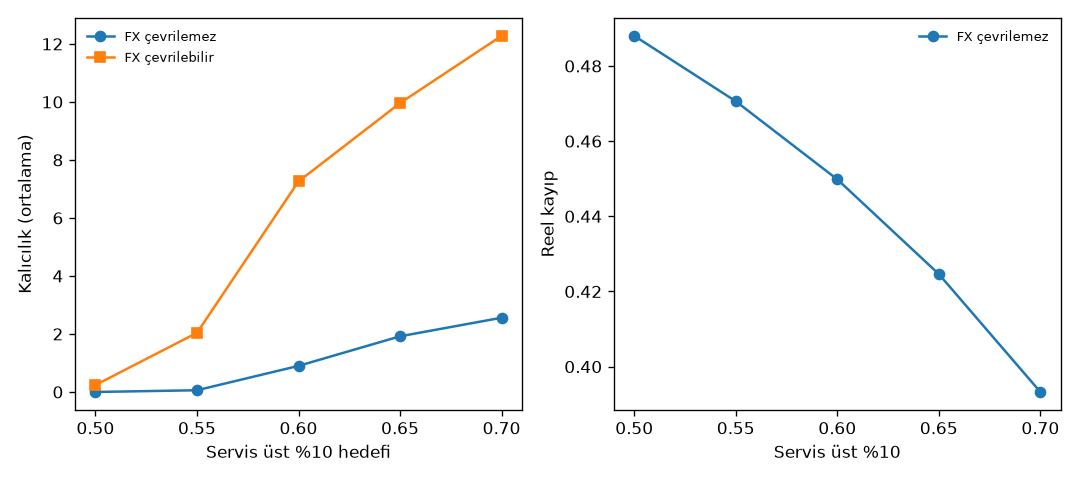

Write the Python code that produced this figure.
"""Tur 15: servis esigi (0.50–0.70) ve servis artisi. Kurallar kosudan once.

MC 50, tohum TOHUM+15000+s. Mev 0.70 sabit; servis ust %10: 0.50/0.55/0.60/0.65/0.70.
Lider servis sifir: mev70+srv70 (Tur 14 tekrari).

Curutme: 0.55–0.65 bandinda kal artmiyorsa sicrama 0.70'e ozgu.
Servis artisi (srv_k-0.10) ile kal Spearman < 0.3 ve p>0.05 ise arti baglayici zayiflar.
"""

from __future__ import annotations

import json
import os
from pathlib import Path

import matplotlib

matplotlib.use("Agg")
import matplotlib.pyplot as plt
import numpy as np
import pandas as pd
from scipy.stats import spearmanr

import odeme_zinciri as oz
from odeme_dagilim import ISARET, N_FIRMA, agirlik, kos, stok_yukle
from odeme_gercek import ESIK_VALF
from odeme_kons7 import ag_kur_v2
from odeme_kons8 import lider_dagit, wilcoxon_paired

KOK = Path(__file__).resolve().parent
N_MC = 8 if os.environ.get("ODEME_SMOKE") else 50
SEED0 = oz.TOHUM + 15000
MEV70 = 0.70
SRV_GRID = (0.50, 0.55, 0.60, 0.65, 0.70)
SRV_BASE = 0.10
PI = 0.0
BAND = (0.55, 0.60, 0.65)
FAZLA_ESIK = 0.05


def agirlik_mev_srv(s: int, mev_k: float, srv_k: float) -> tuple[np.ndarray, np.ndarray, np.ndarray]:
    eq = np.full(N_FIRMA, 1.0 / N_FIRMA)
    mev_w = eq.copy() if mev_k <= 0.101 else agirlik(N_FIRMA, mev_k, SEED0 + s)
    srv_w = eq.copy() if srv_k <= 0.101 else agirlik(N_FIRMA, srv_k, SEED0 + 50000 + s)
    return mev_w, srv_w, eq.copy()


def metrikler(h, yavas, pak, v0: float) -> dict:
    net = pak["net"]
    k = net["kucuk"]
    top = h[oz.F_REEL]
    pay = h[oz.F_REEL_KU] / top if top > 1e-8 else float("nan")
    defter = float(net["w0"][net["idx_ku_al"]].sum() / net["w0"].sum()) if net["w0"].sum() > 0 else float("nan")
    return {
        "kal": float(h[oz.F_KAL]),
        "yerel": float(h[oz.F_YEREL]),
        "reel": float(h[oz.F_REEL] / (v0 * oz.T)),
        "yk": float(np.median(yavas[k]) / oz.T) if np.any(k) else 0.0,
        "fazla": float(pay - defter) if np.isfinite(pay) else float("nan"),
        "ust10_mev": float(pak.get("ust10_mev", float("nan"))),
        "ust10_srv": float(pak.get("ust10_srv", float("nan"))),
    }


def kos_hucre(stok, srv_k: float, fx: bool, s: int, srv_w_override=None) -> dict:
    mev_w, srv_w, alac_w = agirlik_mev_srv(s, MEV70, srv_k)
    if srv_w_override is not None:
        srv_w = srv_w_override
    pak = ag_kur_v2(stok, mev_w, srv_w, alac_w)
    h, _, yavas = kos(pak, PI, fx)
    v0 = float(pak["net"]["w0"].sum())
    return {
        "s": s,
        "srv_artis": srv_k - SRV_BASE,
        **metrikler(h, yavas, pak, v0),
    }


def grid_esik(stok) -> pd.DataFrame:
    rows = []
    for srv_k in SRV_GRID:
        for fx in (False, True):
            for s in range(N_MC):
                rows.append(
                    {
                        "test": "esik",
                        "mev_k": MEV70,
                        "srv_k": srv_k,
                        "fx": fx,
                        **kos_hucre(stok, srv_k, fx, s),
                    }
                )
    return pd.DataFrame(rows)


def lider_servis(stok) -> pd.DataFrame:
    rows = []
    for fx in (False, True):
        for lider_sifir in (False, True):
            for s in range(N_MC):
                mev_w, srv_w, alac_w = agirlik_mev_srv(s, MEV70, 0.70)
                sw = lider_dagit(srv_w, int(np.argmax(mev_w))) if lider_sifir else srv_w
                pak = ag_kur_v2(stok, mev_w, sw, alac_w)
                h, _, yavas = kos(pak, PI, fx)
                v0 = float(pak["net"]["w0"].sum())
                rows.append(
                    {
                        "test": "lider_srv",
                        "mev_k": MEV70,
                        "srv_k": 0.70,
                        "fx": fx,
                        "lider_srv_sifir": lider_sifir,
                        "s": s,
                        "srv_artis": 0.70 - SRV_BASE,
                        **metrikler(h, yavas, pak, v0),
                    }
                )
    return pd.DataFrame(rows)


def ozet(df: pd.DataFrame) -> pd.DataFrame:
    gcols = ["test"]
    for c in ("mev_k", "srv_k", "fx", "lider_srv_sifir"):
        if c in df.columns:
            gcols.append(c)
    agg = {
        "kal": ("kal", "mean"),
        "yerel": ("yerel", "mean"),
        "reel": ("reel", "mean"),
        "yk": ("yk", "mean"),
        "fazla": ("fazla", "median"),
        "srv_artis": ("srv_artis", "mean"),
    }
    if "ust10_srv" in df.columns:
        agg["ust10_srv"] = ("ust10_srv", "mean")
    return df.groupby(gcols, dropna=False).agg(**agg).reset_index()


def grafik(tablo: pd.DataFrame, dosya: Path) -> None:
    fig, ax = plt.subplots(1, 2, figsize=(9, 4))
    x = np.array(SRV_GRID)
    sub = tablo[(tablo.test == "esik") & tablo.fx]
    sub2 = tablo[(tablo.test == "esik") & (~tablo.fx)]
    ax[0].plot(x, [sub[sub.srv_k == k].kal.iloc[0] for k in SRV_GRID], "o-", label="FX çevrilemez")
    ax[0].plot(x, [sub2[sub2.srv_k == k].kal.iloc[0] for k in SRV_GRID], "s-", label="FX çevrilebilir")
    ax[0].set_xlabel("Servis üst %10 hedefi")
    ax[0].set_ylabel("Kalıcılık (ortalama)")
    ax[0].legend(frameon=False, fontsize=8)
    ax[1].plot(x, [sub[sub.srv_k == k].reel.iloc[0] for k in SRV_GRID], "o-", label="FX çevrilemez")
    ax[1].set_xlabel("Servis üst %10")
    ax[1].set_ylabel("Reel kayıp")
    ax[1].legend(frameon=False, fontsize=8)
    fig.tight_layout()
    fig.savefig(dosya, dpi=120)
    plt.close(fig)


def _spearman_satir(etiket: str, fx: str, ad: str, r, p) -> str:
    if r is None or p is None or (isinstance(r, float) and np.isnan(r)):
        return f"Spearman ({etiket}, {fx}): {ad} tanımsız."
    return f"Spearman ({etiket}, {fx}): {ad} {r:.3f} (p = {p:.4g})."


def band_kal_artisi(df: pd.DataFrame, fx: bool) -> tuple[float, float, bool]:
    """Band (0.55–0.65) max kal vs 0.50 kal, esli MC; band artmiyor mu."""
    d50 = df[(df.srv_k == 0.50) & (df.fx == fx)].sort_values("s")
    band_max = []
    for s in range(N_MC):
        sub = df[(df.srv_k.isin(BAND)) & (df.fx == fx) & (df.s == s)]
        band_max.append(float(sub["kal"].max()) if len(sub) else 0.0)
    band_max = np.asarray(band_max)
    k50 = d50["kal"].to_numpy()
    p, d = wilcoxon_paired(band_max, k50, "greater")
    artmiyor = bool(d < 2.0 or p >= 0.05)
    return d, p, artmiyor


def rapor(sonuc: dict, ozet_df: pd.DataFrame) -> str:
    k = sonuc["karar"]
    s = [
        "# Ödeme zinciri, tur 15: servis eşiği",
        "",
        sonuc["uyari"],
        "",
        "## Hüküm",
        "",
        sonuc["ozet"],
        "",
        "## Varsayımlar",
        "",
        f"150 firma. Lider = en yüksek mevduatlı sentetik düğüm. MC {N_MC}, tohum {SEED0}+s. "
        f"Mevduat üst %10 = {MEV70}. Servis eşiği {SRV_GRID}. π = {PI}. Valf {ESIK_VALF}. "
        f"Servis artısı = srv hedefi − {SRV_BASE} (eşit dağılım referansı). FX ayrı.",
        "",
        f"Sıçrama 0,70'e özgü (band 0,55–0,65 kal artmıyor): {k['sicrama_070_ozgu_roll']} (FX çevrilebilir), "
        f"{k['sicrama_070_ozgu_fx']} (FX çevrilemez).",
        f"Servis artısı bağlayıcı zayıflar: {k['artis_zayif_roll']} (FX çevrilebilir), {k['artis_zayif_fx']} (FX çevrilemez).",
        "",
        _spearman_satir("esik", "FX çevrilebilir", "servis artısı–kalıcılık", k["sp_artis_kal_roll"], k["sp_artis_kal_roll_p"]),
        _spearman_satir("esik", "FX çevrilebilir", "servis artısı–küçük yavaş", k["sp_artis_yk_roll"], k["sp_artis_yk_roll_p"]),
        _spearman_satir("esik", "FX çevrilemez", "servis artısı–kalıcılık", k["sp_artis_kal_fx"], k["sp_artis_kal_fx_p"]),
        _spearman_satir("esik", "FX çevrilemez", "servis artısı–küçük yavaş", k["sp_artis_yk_fx"], k["sp_artis_yk_fx_p"]),
        "",
        f"Lider servis sıfır (mev70+srv70, FX çevrilebilir): kal fark medyan {k['lider_dkal']:.2f}, p = {k['lider_p']:.4g}.",
        "",
        f"Reel artış (FX çevrilemez, srv 0,70 − 0,50): medyan {k['d_reel_median']:.4f}, p = {k['d_reel_p']:.4g}. "
        f"Küçük fazla medyan (srv 0,70): {k['fazla70_med']:.4f}; P(fazla≥{FAZLA_ESIK:.2f}) = {k['p_fazla70']:.2f}.",
        "",
        "### Servis eşiği (mev 0,70, ortalama)",
        "",
        "| srv %10 | FX | Kalıcılık | Yerel | Küçük yavaş | Reel |",
        "| ---: | --- | ---: | ---: | ---: | ---: |",
    ]
    m = ozet_df[ozet_df.test == "esik"].sort_values(["srv_k", "fx"])
    for _, r in m.iterrows():
        s.append(
            f"| {r.srv_k:.2f} | {'çevrilemez' if r.fx else 'çevrilebilir'} | {r.kal:.2f} | {r.yerel:.2f} | "
            f"{r.yk:.3f} | {r.reel:.3f} |"
        )
    s.extend([
        "",
        "Tekrar: `python3 odeme_zinciri.py`.",
        "",
        "Dosyalar: `odeme_kons15_hucre.csv`, `odeme_kons15.png`, `odeme_kons15_sonuc.json`.",
        "",
    ])
    return "\n".join(s)


def main_kons15() -> None:
    stok = stok_yukle()
    print("kons15", N_MC, "seed", SEED0, flush=True)
    df1 = grid_esik(stok)
    df2 = lider_servis(stok)
    df = pd.concat([df1, df2], ignore_index=True)
    df.to_csv(KOK / "odeme_kons15_hucre.csv", index=False)
    oz = ozet(df)
    grafik(oz, KOK / "odeme_kons15.png")

    def sp_subset(fx: bool, col_y: str):
        sub = df1[df1.fx == fx]
        if len(sub) < 3:
            return float("nan"), float("nan")
        r, p = spearmanr(sub["srv_artis"], sub[col_y])
        return float(r), float(p)

    sp_k_roll, sp_k_roll_p = sp_subset(False, "kal")
    sp_y_roll, sp_y_roll_p = sp_subset(False, "yk")
    sp_k_fx, sp_k_fx_p = sp_subset(True, "kal")
    sp_y_fx, sp_y_fx_p = sp_subset(True, "yk")

    artis_zayif_roll = bool(sp_k_roll < 0.3 and sp_k_roll_p > 0.05) if np.isfinite(sp_k_roll) else False
    artis_zayif_fx = bool(sp_k_fx < 0.3 and sp_k_fx_p > 0.05) if np.isfinite(sp_k_fx) else False

    d_band_roll, p_band_roll, band_roll_artmiyor = band_kal_artisi(df1, False)
    d_band_fx, p_band_fx, band_fx_artmiyor = band_kal_artisi(df1, True)
    kal70_roll = df1[(df1.srv_k == 0.70) & (~df1.fx)]["kal"].median()
    kal70_fx = df1[(df1.srv_k == 0.70) & df1.fx]["kal"].median()
    sicrama_070_ozgu_roll = bool(band_roll_artmiyor and kal70_roll >= 2.0)
    sicrama_070_ozgu_fx = bool(band_fx_artmiyor and kal70_fx >= 2.0)

    d70f = df1[(df1.srv_k == 0.70) & df1.fx].sort_values("s")
    d50f = df1[(df1.srv_k == 0.50) & df1.fx].sort_values("s")
    p_reel, d_reel = wilcoxon_paired(d70f["reel"], d50f["reel"], "greater")
    faz70 = d70f["fazla"].dropna()
    fazla70_med = float(faz70.median()) if faz70.size else float("nan")
    p_fazla70 = float((faz70 >= FAZLA_ESIK).mean()) if faz70.size else float("nan")

    ld = df2[(~df2.fx) & (~df2.lider_srv_sifir)].sort_values("s")
    ls = df2[(~df2.fx) & df2.lider_srv_sifir].sort_values("s")
    p_ld, d_ld = wilcoxon_paired(ld["kal"], ls["kal"], "greater")

    karar = {
        "sicrama_070_ozgu_roll": sicrama_070_ozgu_roll,
        "sicrama_070_ozgu_fx": sicrama_070_ozgu_fx,
        "band_d_roll": d_band_roll,
        "band_p_roll": p_band_roll,
        "band_d_fx": d_band_fx,
        "band_p_fx": p_band_fx,
        "kal70_median_roll": float(kal70_roll),
        "kal70_median_fx": float(kal70_fx),
        "artis_zayif_roll": artis_zayif_roll,
        "artis_zayif_fx": artis_zayif_fx,
        "sp_artis_kal_roll": sp_k_roll,
        "sp_artis_kal_roll_p": sp_k_roll_p,
        "sp_artis_yk_roll": sp_y_roll,
        "sp_artis_yk_roll_p": sp_y_roll_p,
        "sp_artis_kal_fx": sp_k_fx,
        "sp_artis_kal_fx_p": sp_k_fx_p,
        "sp_artis_yk_fx": sp_y_fx,
        "sp_artis_yk_fx_p": sp_y_fx_p,
        "lider_dkal": d_ld,
        "lider_p": p_ld,
        "d_reel_median": d_reel,
        "d_reel_p": p_reel,
        "fazla70_med": fazla70_med,
        "p_fazla70": p_fazla70,
    }

    sicrama_metin = (
        "0,70'e özgü (band 0,55–0,65 artmıyor)"
        if sicrama_070_ozgu_roll
        else "kademeli: 0,50→0,70 arası kal artıyor, yalnızca 0,70 sıçraması değil"
    )
    ozet_metin = (
        f"Eşik taraması (FX çevrilebilir): kal ort. 0,50={df1[(df1.srv_k==0.50)&(~df1.fx)]['kal'].mean():.2f}, "
        f"0,55={df1[(df1.srv_k==0.55)&(~df1.fx)]['kal'].mean():.2f}, 0,60={df1[(df1.srv_k==0.60)&(~df1.fx)]['kal'].mean():.2f}, "
        f"0,65={df1[(df1.srv_k==0.65)&(~df1.fx)]['kal'].mean():.2f}, 0,70={df1[(df1.srv_k==0.70)&(~df1.fx)]['kal'].mean():.2f}; "
        f"{sicrama_metin}. "
        f"Servis artısı–kal Spearman (FX çevrilebilir) {sp_k_roll:.3f} (p = {sp_k_roll_p:.3g}); "
        f"{'artı bağlayıcı zayıflar' if artis_zayif_roll else 'artı–kal ilişkisi güçlü/kayıtlı eşik altında değil'}. "
        f"Lider servis sıfır kal fark {d_ld:.2f}, p = {p_ld:.3g}. "
        f"Reel artış 0,70−0,50 (FX çevrilemez) medyan {d_reel:.4f}; küçük fazla medyan {fazla70_med:.4f}, "
        f"P(fazla≥0,05) = {p_fazla70:.2f}."
    )

    def _jd(o):
        if isinstance(o, float) and (np.isnan(o) or np.isinf(o)):
            return None
        raise TypeError(type(o))

    sonuc = {
        "uyari": "Lider sentetik; TCMB sektör payı. Kenar varsayım.",
        "ozet": ozet_metin,
        "karar": karar,
        "n_mc": N_MC,
        "seed0": SEED0,
    }
    (KOK / "odeme_kons15_sonuc.json").write_text(
        json.dumps(json.loads(json.dumps(sonuc, default=_jd)), ensure_ascii=False, indent=2) + "\n",
        encoding="utf-8",
    )
    eski = (KOK / "ODEME_ZINCIRI.md").read_text(encoding="utf-8")
    if eski.startswith("# Ödeme zinciri, tur 15") and ISARET in eski:
        eski = eski.split(ISARET, 1)[1]
    (KOK / "ODEME_ZINCIRI.md").write_text(rapor(sonuc, oz) + ISARET + eski, encoding="utf-8")
    print(ozet_metin)


if __name__ == "__main__":
    main_kons15()
